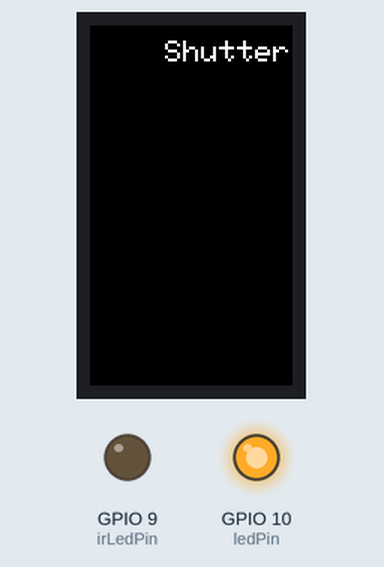
Bench run of a sketch on a simulated ESP32-S3. Parts: 135×240 colour display, output pins drawn as LEDs (lit = HIGH).

Above: at 0.2 s.

The sketch:

Nikon-Remote-M5SticCPlus.ino
```cpp
#include <M5StickCPlus.h>
#include <IRremote.h>

// Pin number for the IR LED
const int irLedPin = 9;
// Pin number for the LED
const int ledPin = 10;
// Create an instance of the IRremote library
IRsend irsend;

void setup() {
  // Initialize the LED pin as an output
  pinMode(ledPin, OUTPUT);
  // Initialize the IR LED pin as an output
  pinMode(irLedPin, OUTPUT);
  // Initialize the M5StickC-Plus display
  M5.Lcd.begin();
  M5.Lcd.setTextSize(2); // set the text size to 2
  M5.Lcd.setCursor(10, 10); // set the cursor position
  M5.Lcd.setCursor(50, 10); // set the cursor position for the text
  M5.Lcd.print("Shutter"); // print the text "Shutter"
}

void loop() {
  // Check if the button is pressed
  if (M5.BtnA.read() == 0) {
    // Turn on the LED
    digitalWrite(ledPin, HIGH);
    // Send the IR data when the button is held down
    if (M5.BtnA.isPressed()) {
      // IR data
      uint16_t rawbuf[] = {1989, 27513, 408, 1569, 386, 3503, 408, 62013, 1985, 27517, 404, 1573, 382, 3506, 405};
      // Frequency of the IR data (in Hz)
      unsigned int frequency = 38000;
      // Duty cycle of the IR data (as a fraction of the period)
      unsigned int rawlen = 33; // duty cycle is a percentage, so multiply by 100
      // Send the IR data
      irsend.sendRaw(rawbuf, frequency, rawlen);
      // Wait 1 second before sending the data again
      delay(1000);
      // Draw a circle on the display to indicate that the IR data is being transmitted
      M5.Lcd.fillCircle(100, 100, 50, RED);
      // Wait 1 second before clearing the display
      delay(1000);
      // Clear the display
      M5.Lcd.fillScreen(BLACK);
    }
    // Wait 1 second before turning off the LED
    delay(1000);
    // Turn off the LED
    digitalWrite(ledPin, LOW);
  }
}
```
